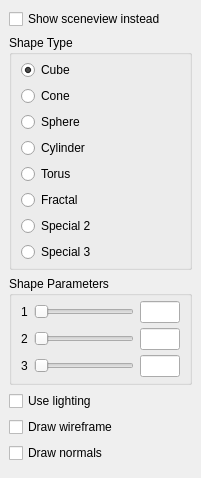
  <widget class="QDockWidget" name="shapesDock">
   <property name="windowTitle">
    <string>Shapes/Sceneview</string>
   </property>
   <attribute name="dockWidgetArea">
    <number>1</number>
   </attribute>
   <widget class="QWidget" name="shapesDockContents">
    <layout class="QVBoxLayout" name="verticalLayout_7">
     <item>
      <widget class="QCheckBox" name="showSceneviewInstead">
       <property name="text">
        <string>Show sceneview instead</string>
       </property>
      </widget>
     </item>
     <item>
      <widget class="QGroupBox" name="shapeType">
       <property name="title">
        <string>Shape Type</string>
       </property>
       <layout class="QVBoxLayout" name="verticalLayout_8">
        <property name="topMargin">
         <number>5</number>
        </property>
        <property name="bottomMargin">
         <number>5</number>
        </property>
        <item>
         <widget class="QRadioButton" name="shapeTypeCube">
          <property name="text">
           <string>Cube</string>
          </property>
          <property name="checked">
           <bool>true</bool>
          </property>
         </widget>
        </item>
        <item>
         <widget class="QRadioButton" name="shapeTypeCone">
          <property name="text">
           <string>Cone</string>
          </property>
         </widget>
        </item>
        <item>
         <widget class="QRadioButton" name="shapeTypeSphere">
          <property name="text">
           <string>Sphere</string>
          </property>
         </widget>
        </item>
        <item>
         <widget class="QRadioButton" name="shapeTypeCylinder">
          <property name="text">
           <string>Cylinder</string>
          </property>
         </widget>
        </item>
        <item>
         <widget class="QRadioButton" name="shapeTypeTorus">
          <property name="text">
           <string>Torus</string>
          </property>
         </widget>
        </item>
        <item>
         <widget class="QRadioButton" name="shapeTypeSpecial1">
          <property name="text">
           <string>Fractal</string>
          </property>
         </widget>
        </item>
        <item>
         <widget class="QRadioButton" name="shapeTypeSpecial2">
          <property name="text">
           <string>Special 2</string>
          </property>
         </widget>
        </item>
        <item>
         <widget class="QRadioButton" name="shapeTypeSpecial3">
          <property name="text">
           <string>Special 3</string>
          </property>
         </widget>
        </item>
       </layout>
      </widget>
     </item>
     <item>
      <widget class="QGroupBox" name="shapeParameters">
       <property name="title">
        <string>Shape Parameters</string>
       </property>
       <layout class="QGridLayout" name="gridLayout_4">
        <property name="topMargin">
         <number>5</number>
        </property>
        <property name="bottomMargin">
         <number>5</number>
        </property>
        <property name="verticalSpacing">
         <number>5</number>
        </property>
        <item row="0" column="0">
         <widget class="QLabel" name="shapeParameterLabel1">
          <property name="text">
           <string>1</string>
          </property>
         </widget>
        </item>
        <item row="2" column="0">
         <widget class="QLabel" name="shapeParameterLabel2">
          <property name="text">
           <string>2</string>
          </property>
         </widget>
        </item>
        <item row="4" column="0">
         <widget class="QLabel" name="shapeParameterLabel3">
          <property name="text">
           <string>3</string>
          </property>
         </widget>
        </item>
        <item row="0" column="1">
         <widget class="QSlider" name="shapeParameterSlider1">
          <property name="minimumSize">
           <size>
            <width>100</width>
            <height>0</height>
           </size>
          </property>
          <property name="orientation">
           <enum>Qt::Horizontal</enum>
          </property>
         </widget>
        </item>
        <item row="2" column="1">
         <widget class="QSlider" name="shapeParameterSlider2">
          <property name="minimumSize">
           <size>
            <width>100</width>
            <height>0</height>
           </size>
          </property>
          <property name="orientation">
           <enum>Qt::Horizontal</enum>
          </property>
         </widget>
        </item>
        <item row="4" column="1">
         <widget class="QSlider" name="shapeParameterSlider3">
          <property name="minimumSize">
           <size>
            <width>100</width>
            <height>0</height>
           </size>
          </property>
          <property name="orientation">
           <enum>Qt::Horizontal</enum>
          </property>
         </widget>
        </item>
        <item row="0" column="2">
         <widget class="QLineEdit" name="shapeParameterTextbox1">
          <property name="minimumSize">
           <size>
            <width>40</width>
            <height>0</height>
           </size>
          </property>
          <property name="maximumSize">
           <size>
            <width>40</width>
            <height>16777215</height>
           </size>
          </property>
         </widget>
        </item>
        <item row="2" column="2">
         <widget class="QLineEdit" name="shapeParameterTextbox2">
          <property name="minimumSize">
           <size>
            <width>40</width>
            <height>0</height>
           </size>
          </property>
          <property name="maximumSize">
           <size>
            <width>40</width>
            <height>16777215</height>
           </size>
          </property>
         </widget>
        </item>
        <item row="4" column="2">
         <widget class="QLineEdit" name="shapeParameterTextbox3">
          <property name="minimumSize">
           <size>
            <width>40</width>
            <height>0</height>
           </size>
          </property>
          <property name="maximumSize">
           <size>
            <width>40</width>
            <height>16777215</height>
           </size>
          </property>
         </widget>
        </item>
       </layout>
      </widget>
     </item>
     <item>
      <widget class="QCheckBox" name="useLightingCheckbox">
       <property name="text">
        <string>Use lighting</string>
       </property>
      </widget>
     </item>
     <item>
      <widget class="QCheckBox" name="drawWireframeCheckbox">
       <property name="text">
        <string>Draw wireframe</string>
       </property>
      </widget>
     </item>
     <item>
      <widget class="QCheckBox" name="drawNormalsCheckbox">
       <property name="text">
        <string>Draw normals</string>
       </property>
      </widget>
     </item>
     <item>
      <widget class="QWidget" name="shapesDockEmptySpace" native="true">
       <property name="sizePolicy">
        <sizepolicy hsizetype="Preferred" vsizetype="Expanding">
         <horstretch>0</horstretch>
         <verstretch>0</verstretch>
        </sizepolicy>
       </property>
      </widget>
     </item>
    </layout>
   </widget>
  </widget>
